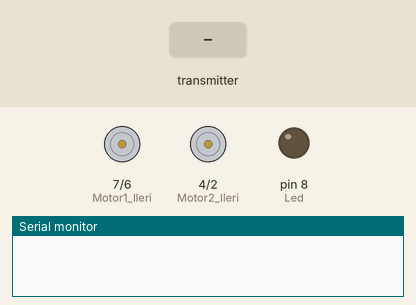
A sketch run on a simulated Arduino Uno, built with avr-gcc and run on an emulated ATmega328P. Parts: motor-driver pin pairs drawn as motors (green arrow = first pin HIGH = forward, orange = second pin HIGH = backward, longer = more drive, scaled by the enable pin), output pins drawn as LEDs (lit = HIGH), the last lines printed to the serial monitor. The inputs (shaded band) are chosen by the test bench. No radio packets arrive unless stated.

Above: at 1.2 s.
1.3 s: the transmitter starts sending data.0 = 0
At 2.0 s:
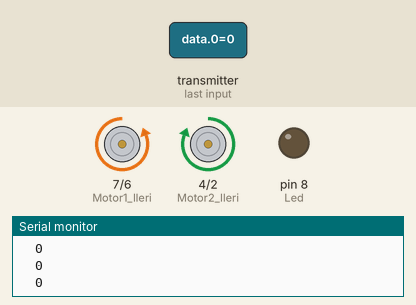
2.8 s: the transmitter starts sending data.0 = 512
At 3.8 s:
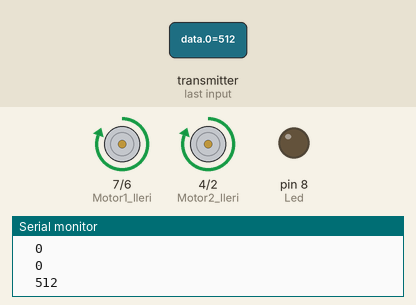
4.3 s: the transmitter starts sending data.1 = 1023
At 4.9 s:
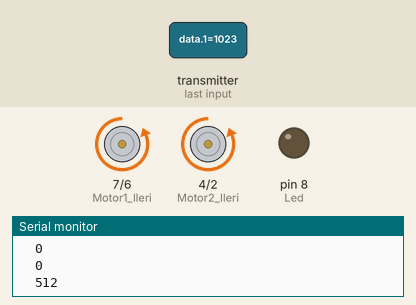
5.8 s: the transmitter starts sending data.0 = 1023
At 7.0 s:
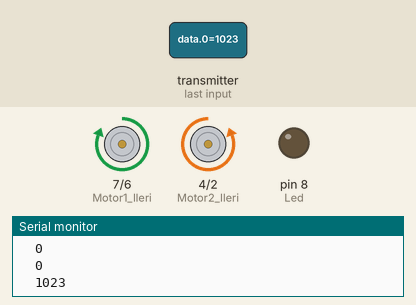
7.3 s: the transmitter starts sending data.0 = 256
At 8.4 s:
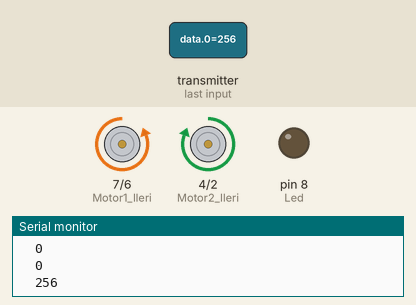
Timing chart, 0 to 9.8 s (numbered marks = the images above; inputs shaded):
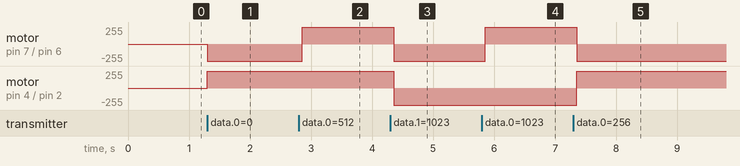

The sketch:

arabakod.ino
```cpp
#include <SPI.h>
#include <nRF24L01.h>
#include <RF24.h>
#include <RF24_config.h>


#define Led 8
#define CE_PIN   9
#define CSN_PIN 10

const uint64_t pipe = 0xE8E8F0F0E1LL;
RF24 radio(CE_PIN, CSN_PIN);
int data[4];
const int Motor1_Ileri = 7;//Sağ Motor
const int Motor1_Geri = 6;
const int Motor1_PWM = 3;

const int Motor2_Ileri = 4;//Sol Motor
const int Motor2_Geri = 2;
const int Motor2_PWM = 5;
void setup()
{
  pinMode(Led, OUTPUT);
   pinMode(Motor1_Ileri,OUTPUT);
  pinMode(Motor1_Geri,OUTPUT);
  pinMode(Motor1_PWM,OUTPUT);
  pinMode(Motor2_Ileri,OUTPUT);
  pinMode(Motor2_Geri,OUTPUT);
  pinMode(Motor2_PWM,OUTPUT);
  Serial.begin(9600);
  radio.begin();
  radio.openReadingPipe(1,pipe);
  radio.startListening();;
}


void loop() {
  if ( radio.available() ) //Eğer sinyal algılarsan...
  {


    int y = data[1];
    int x = data[0];
    int buton = data[3];
    radio.read( data, sizeof(data) );

    Serial.println(data[0]);Serial.print("\t");
    Serial.println(data[1]);Serial.print("\t");
    Serial.println(data[2]);Serial.print("\t");
    Serial.println(data[3]);Serial.print("\t");


     if (buton == 1)
  digitalWrite(Led,HIGH);
  else
  digitalWrite(Led,LOW);

    if(y >= 400 && y <= 600) {
     digitalWrite(Motor1_Ileri,LOW);
    digitalWrite(Motor1_Geri,LOW);
    analogWrite(Motor1_PWM,0);
    digitalWrite(Motor2_Ileri,LOW);
    digitalWrite(Motor2_Geri,LOW);
    analogWrite(Motor2_PWM,0);
    }
     if(y >= 800 && y <= 1023) {
     digitalWrite(Motor1_Ileri,LOW);
    digitalWrite(Motor1_Geri,HIGH);
    analogWrite(Motor1_PWM,255);
    digitalWrite(Motor2_Ileri,LOW);
    digitalWrite(Motor2_Geri,HIGH);
    analogWrite(Motor2_PWM,255);
    }
    if(y >= 0 && y <= 450) {
     digitalWrite(Motor1_Ileri,HIGH);
    digitalWrite(Motor1_Geri,LOW);
    analogWrite(Motor1_PWM,255);
    digitalWrite(Motor2_Ileri,HIGH);
    digitalWrite(Motor2_Geri,LOW);
    analogWrite(Motor2_PWM,255);
    }
    if(x >= 0 && x <= 450) {
     digitalWrite(Motor1_Ileri,LOW);
    digitalWrite(Motor1_Geri,HIGH);
    analogWrite(Motor1_PWM,255);
    digitalWrite(Motor2_Ileri,HIGH);
    digitalWrite(Motor2_Geri,LOW);
    analogWrite(Motor2_PWM,255);
    }
    if(x >= 600 && x <= 1023) {
     digitalWrite(Motor1_Ileri,HIGH);
    digitalWrite(Motor1_Geri,LOW);
    analogWrite(Motor1_PWM,255);
    digitalWrite(Motor2_Ileri,LOW);
    digitalWrite(Motor2_Geri,HIGH);
    analogWrite(Motor2_PWM,255);
    }
  }
}
```

Measured:
- after the input at 1.3 s, motor on pin 7 (Motor1_Ileri) / pin 6 (Motor1_Geri): stopped → backward 255/255 at once; motor on pin 4 (Motor2_Ileri) / pin 2 (Motor2_Geri): stopped → forward 255/255 at once
- after the input at 2.8 s, motor on pin 7 (Motor1_Ileri) / pin 6 (Motor1_Geri): backward 255/255 → forward 255/255 after 0.05 s
- after the input at 4.3 s, motor on pin 7 (Motor1_Ileri) / pin 6 (Motor1_Geri), motor on pin 4 (Motor2_Ileri) / pin 2 (Motor2_Geri): forward 255/255 → backward 255/255 after 0.05 s
- after the input at 5.8 s, motor on pin 7 (Motor1_Ileri) / pin 6 (Motor1_Geri): backward 255/255 → forward 255/255 after 0.05 s
- after the input at 7.3 s, motor on pin 7 (Motor1_Ileri) / pin 6 (Motor1_Geri): forward 255/255 → backward 255/255 after 0.05 s; motor on pin 4 (Motor2_Ileri) / pin 2 (Motor2_Geri): backward 255/255 → forward 255/255 after 0.05 s
